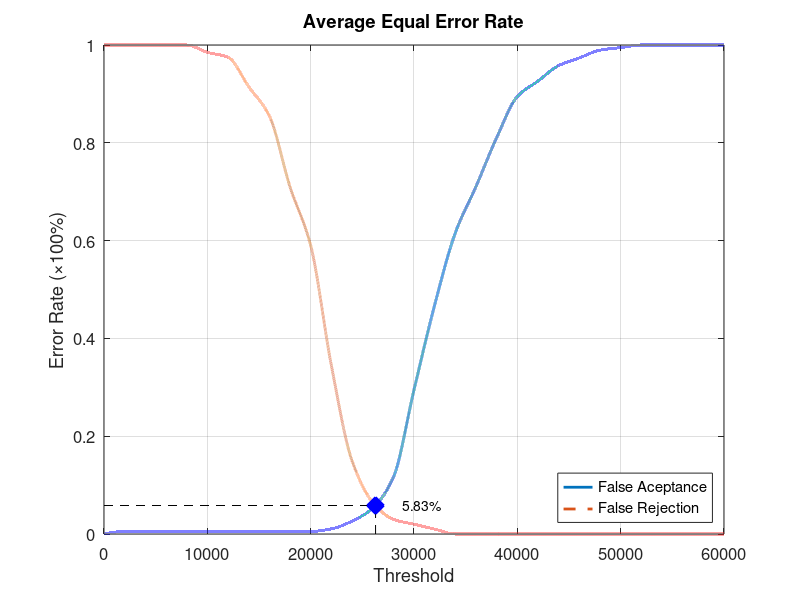
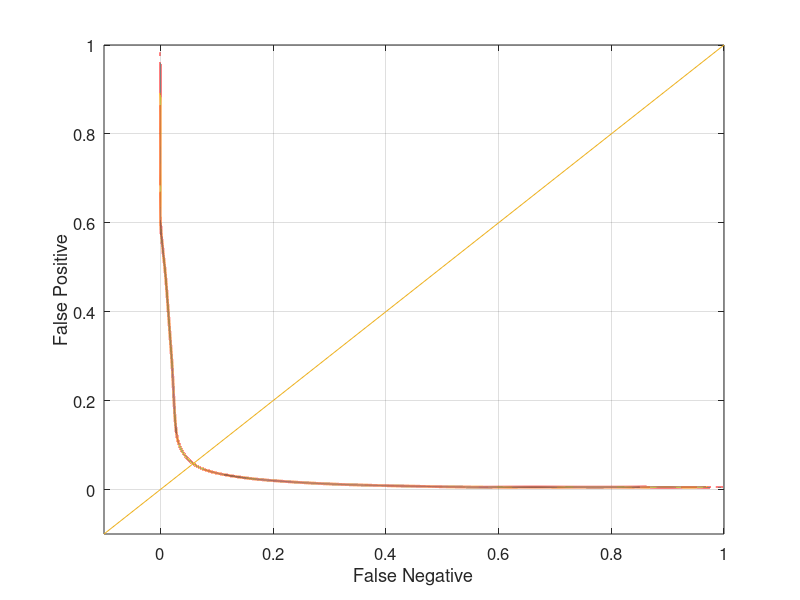

MATLAB code for these plots, in order:
function yEER = Database4_1
close all;
clear;
clc;
x = 0:2000:60000;
xq = 0:0.5:60000;

y0 = [0 0.00526316 0.00526316 0.00526316 0.00526316 0.00526316 0.00526316 0.00526316 0.00526316 0.00526316 0.00526316 0.0105263 0.0263158 0.0526316 0.115789 0.294737 0.468421 0.615789 0.710526 0.810526 0.894737 0.926316 0.957895 0.973684 0.989474 0.994737 1 1 1 1 1];
yy0 = interp1(x, y0, xq, 'pchip');
y1 = [1 1 1 1 1 0.985 0.975 0.915 0.855 0.71 0.59 0.345 0.15 0.065 0.03 0.02 0.01 0 0 0 0 0 0 0 0 0 0 0 0 0 0];
yy1 = interp1(x, y1, xq, 'pchip');

% Calculating EER: 
y2 = abs(y0 - y1);
find(y2 == min(y2))
yy2 = abs(yy0 - yy1);
xEER = find(yy2 == min(yy2));
xEERIndex = xq(xEER) % X-axis EER
yEER = yy0(xEER) % Y-axis EER

main = figure
plot(xq, yy0,'-','LineWidth', 2);	hold on
plot(xq, yy1,'--','LineWidth', 2);	hold on
plot([xEERIndex xEERIndex], [0 yEER], 'k--');	hold on
plot([0 xEERIndex], [yEER yEER], 'k--');	hold on
plot(xEERIndex, yEER, 'bx', 'LineWidth', 10);	hold on
text(xEERIndex + 10 * xEERIndex / 100, yEER, [num2str(round((10000 * yEER)) / 100) '%'])
legend('False Aceptance', 'False Rejection', 'Location', 'SouthEast')
xlabel('Threshold')
ylabel('Error Rate (\times100%)')
title('Average Equal Error Rate')
set(gca, 'FontSize', 12)
axis([0 60000 0 1])
grid on

print(main, 'Database4_1Main', '-dpng');
FNRxFPR = figure('Color', [1 1 1]);
plot(yy1, yy0, '-', yy1, yy0, 'LineWidth', 2);
hold on
y = -0.1:0.1:1
plot(y, y); 
set(gca, 'FontSize', 12)
xlabel('False Negative')
ylabel('False Positive')
axis([-0.1 1 -0.1 1])
set(gca, 'FontSize', 12)
grid on

print(FNRxFPR, 'Database4_1FNRxFPR','-dpng');
end
